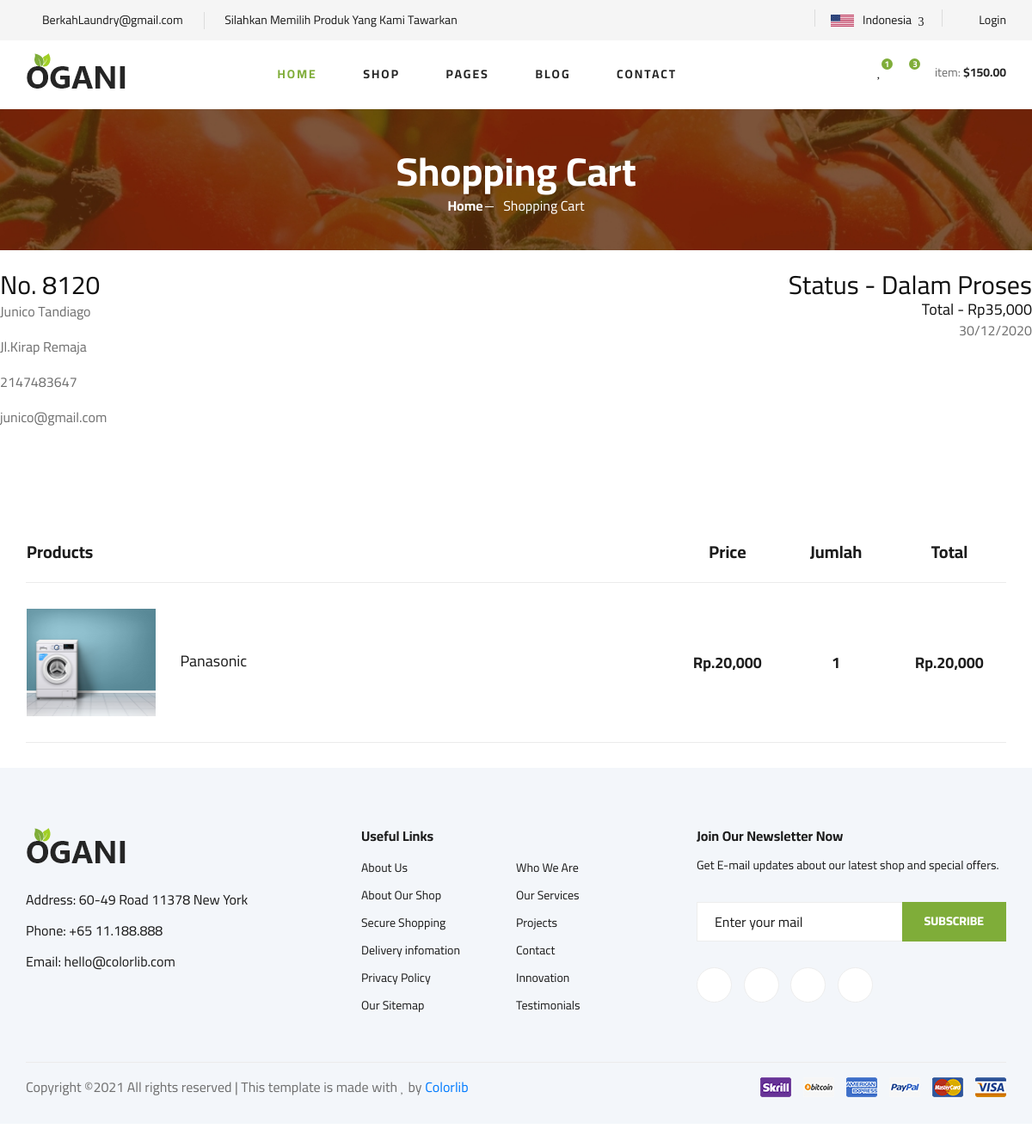
The app's page /detail.php?inv=8120 (signed in) with its own data.
### tables this page shows
CREATE TABLE `tb_detail_order` (
  `id_detail_order` int(10) NOT NULL,
  `id_order` int(5) NOT NULL,
  `id_jasa` int(11) NOT NULL,
  `invoice` int(11) NOT NULL,
  `jumlah` int(11) NOT NULL,
  `total` int(11) NOT NULL,
  `email` varchar(200) NOT NULL,
  `tanggal` varchar(200) NOT NULL
);

CREATE TABLE `tb_member` (
  `id_member` int(11) NOT NULL,
  `email` varchar(128) NOT NULL,
  `password` varchar(128) NOT NULL,
  `nama` varchar(128) NOT NULL,
  `alamat` text NOT NULL,
  `id_kota` int(11) NOT NULL,
  `no_hp` int(11) NOT NULL
);

CREATE TABLE `tb_order` (
  `id_order` int(11) NOT NULL,
  `status_order` varchar(1) NOT NULL,
  `id_produk` int(11) NOT NULL,
  `jumlah` int(11) NOT NULL,
  `harga` int(11) NOT NULL,
  `id_session` varchar(255) NOT NULL
);

CREATE TABLE `tb_produk` (
  `id_produk` int(11) NOT NULL,
  `id_kategori_produk` int(11) NOT NULL,
  `nama_produk` varchar(128) NOT NULL,
  `deskripsi` text NOT NULL,
  `harga` int(20) NOT NULL,
  `gambar` varchar(128) NOT NULL
);

### detail.php (called while the page is built, shortened)
<?php
include "tamplate/header.php";
include "pages/detail.php";
include "tamplate/footer.php";
?>

### admin/lib/koneksi.php (called while the page is built, shortened)
<?php
$baseUrl2 = "http://localhost/projecttpe/";
?>

### pages/detail.php (the view, shortened to what this page needs)
<?php
$invoice = $_GET['inv'];
$email = $_SESSION['email'];
$QueryDetail = mysqli_query($koneksi, "SELECT * FROM tb_detail_order WHERE invoice = '$invoice'");
$rowDetail = mysqli_fetch_array($QueryDetail);
$QueryPersonal = mysqli_query($koneksi, "SELECT * FROM tb_member WHERE email = '$email'");
$rowPersonal = mysqli_fetch_array($QueryPersonal);
$QueryOrder = mysqli_query($koneksi, "SELECT * FROM tb_detail_order do INNER JOIN tb_order o ON do.id_order = o.id_order WHERE do.invoice = '$invoice'");
$rowOrder = mysqli_fetch_array($QueryOrder);
if ($rowOrder['status_order'] == 'P') {
    $status = 'Dalam Proses';
} elseif ($rowOrder['status_order'] == 'K') {
    $status = 'Dalam Pengiriman';
} elseif ($rowOrder['status_order'] == 'S') {
    $status = 'Selesai';
}
?>
  <section class="breadcrumb-section set-bg" data-setbg="assets/img/breadcrumb.jpg">
        <div class="container">
            <div class="row">
                <div class="col-lg-12 text-center">
                    <div class="breadcrumb__text">
                        <h2>Shopping Cart</h2>
                        <div class="breadcrumb__option">
                            <a href="./index.php">Home</a>
                            <span>Shopping Cart</span>
                        </div>
                    </div>
                </div>
            </div>
        </div>
    </section>
    <br>
    <br>
    <br>
    <div class="row" style="margin-top: -50px;">
            <div class="col-md-6">
                <div class="detail-order" style="margin-bottom:3rem;">
                    <h3>No. <?= $rowDetail['invoice']; ?></h3>
                    <p><?= $rowPersonal['nama']; ?></p>
                    <p><?= $rowPersonal['alamat']; ?></p>
                    <p><?= $rowPersonal['no_hp']; ?></p>
                    <p><?= $rowPersonal['email']; ?></p>
                </div>
            </div>
            <div class="col-md-6">
                <div class="detail-order text-right" style="margin-bottom:3rem;">
                    <h3>Status - <?= $status; ?></h3>
                    <h5>Total - Rp<?= number_format($rowDetail['total']); ?></h5>
                    <p><?= $rowDetail['tanggal']; ?></p>
                </div>
            </div>
        </div>
    <section class="shoping-cart spad">
        <div class="container">
            <div class="row">
                <div class="col-lg-12">
                    <div class="shoping__cart__table">
                        <table>
                            <thead>
                                <tr>
                                    <th class="shoping__product">Products</th>
                                    <th>Price</th>
                                    <th>Jumlah</th>
                                    <th>Total</th>
                                </tr>
                            </thead>
                            <tbody>
                    <?php
                    include "admin/lib/koneksi.php";
                    $QueryCart = mysqli_query($koneksi, "SELECT * FROM tb_detail_order do INNER JOIN tb_order o ON do.id_order = o.id_order INNER JOIN tb_produk p ON o.id_produk = p.id_produk WHERE do.invoice = '$invoice'");
                    while ($Cart = mysqli_fetch_array($QueryCart)) {
                    ?>
                                <tr>
                                    <td class="shoping__cart__item">
                                        <img src="<?= $baseUrl2; ?>admin/assets/img/kategori/<?= $Cart['gambar']; ?>" width="150">
                                        <h5><?= $Cart['nama_produk']; ?></h5>
                                    </td>
                                    <td class="shoping__cart__price">
                                       Rp.<?= number_format($Cart['harga']); ?>
                                    </td>
                                    <td class="shoping__cart__total">
                                        <?= $Cart['jumlah']; ?>
                                    </td>
                                    <td class="shoping__cart__total">
                                        Rp.<?= number_format($Cart['harga'] * $Cart['jumlah']); ?>
                                    </td>
                                </tr>
                            </tbody>
                             <?php } ?>
                        </table>
                    </div>
                </div>
            </div>
            </div>

### assets/css/style.css (style rules this page uses)
html, body { height: 100%; font-family: "Cairo", sans-serif; -webkit-font-smoothing: antialiased; font-smoothing: antialiased; }
h1, h2, h3, h4, h5, h6 { margin: 0; color: #111111; font-weight: 400; font-family: "Cairo", sans-serif; }
h2 { font-size: 36px; }
h3 { font-size: 30px; }
h5 { font-size: 18px; }
p { font-size: 16px; font-family: "Cairo", sans-serif; color: #6f6f6f; font-weight: 400; line-height: 26px; margin: 0 0 15px 0; }
img { max-width: 100%; }
.set-bg { background-repeat: no-repeat; background-size: cover; background-position: top center; }
.spad { padding-top: 100px; padding-bottom: 100px; }
.breadcrumb-section { display: flex; align-items: center; padding: 45px 0 40px; }
.breadcrumb__text h2 { font-size: 46px; color: #ffffff; font-weight: 700; }
.breadcrumb__option a { display: inline-block; font-size: 16px; color: #ffffff; font-weight: 700; margin-right: 20px; position: relative; }
.breadcrumb__option a:after { position: absolute; right: -12px; top: 13px; height: 1px; width: 10px; background: #ffffff; content: ""; }
.breadcrumb__option span { display: inline-block; font-size: 16px; color: #ffffff; }
.shoping-cart { padding-top: 80px; padding-bottom: 80px; }
.shoping__cart__table { margin-bottom: 30px; }
.shoping__cart__table table { width: 100%; text-align: center; }
.shoping__cart__table table thead tr { border-bottom: 1px solid #ebebeb; }
.shoping__cart__table table thead th { font-size: 20px; font-weight: 700; color: #1c1c1c; padding-bottom: 20px; }
.shoping__cart__table table thead th.shoping__product { text-align: left; }
.shoping__cart__table table tbody tr td { padding-top: 30px; padding-bottom: 30px; border-bottom: 1px solid #ebebeb; }
.shoping__cart__table table tbody tr td.shoping__cart__item { width: 630px; text-align: left; }
.shoping__cart__table table tbody tr td.shoping__cart__item img { display: inline-block; margin-right: 25px; }
.shoping__cart__table table tbody tr td.shoping__cart__item h5 { color: #1c1c1c; display: inline-block; }
.shoping__cart__table table tbody tr td.shoping__cart__price { font-size: 18px; color: #1c1c1c; font-weight: 700; width: 100px; }
.shoping__cart__table table tbody tr td.shoping__cart__total { font-size: 18px; color: #1c1c1c; font-weight: 700; width: 110px; }
@media only screen and (min-width: 1200px) { .container { max-width: 1170px; } }

### records on screen
tb_detail_order: invoice "8120", id_order.status_order "Dalam Proses", total "35,000", tanggal "30/12/2020", tb_produk.gambar (picture), tb_produk.nama_produk "Panasonic", tb_produk.harga "20,000", id_order.jumlah "1"
tb_member: nama "Junico Tandiago", alamat "Jl.Kirap Remaja", no_hp "2147483647", email "junico@gmail.com"
